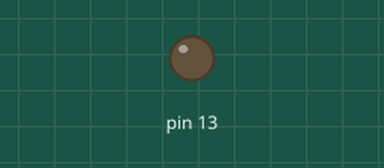
This sketch was run on a simulated Arduino Uno, built with avr-gcc and run on an emulated ATmega328P. Parts: output pins drawn as LEDs (lit = HIGH).

Above: at 1.5 s.
At 3.6 s:
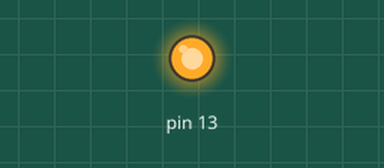
Timing chart, 0 to 9.0 s (numbered marks = the images above):
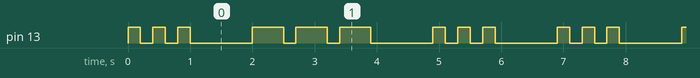

The sketch:

morse_sos.ino
```cpp
/*
Morse code SOS signal via LED on pin #13.
*/

void setup() {
  pinMode(13, OUTPUT);
}

void loop() {
  morseS();
  morseO();
  morseS();
}

void morseS() {
  morseDot();
  morsePauseSignal();
  morseDot();
  morsePauseSignal();
  morseDot();
  morsePauseChar();
}

void morseO() {
  morseDash();
  morsePauseSignal();
  morseDash();
  morsePauseSignal();
  morseDash();
  morsePauseChar();
}

void morseDash() {
  digitalWrite(13, HIGH);
  delay(500);
  digitalWrite(13, LOW);
}

void morseDot() {
  digitalWrite(13, HIGH);
  delay(200);
  digitalWrite(13, LOW);
}

void morsePauseSignal() {
  digitalWrite(13, LOW);
  delay(200);
}

void morsePauseChar() {
  digitalWrite(13, LOW);
  delay(1000);
}
```

Measured:
- by itself, pin 13: repeats every 6.9 s: 2 × (LOW 0.20 s, HIGH 0.20 s), LOW 1.0 s, 2 × (HIGH 0.50 s, LOW 0.20 s), HIGH 0.50 s, LOW 1.0 s, 2 × (HIGH 0.20 s, LOW 0.20 s), HIGH 0.20 s, LOW 1.0 s, HIGH 0.20 s
- by itself, everything shown: repeats every 6.9 s, in 18 steps
